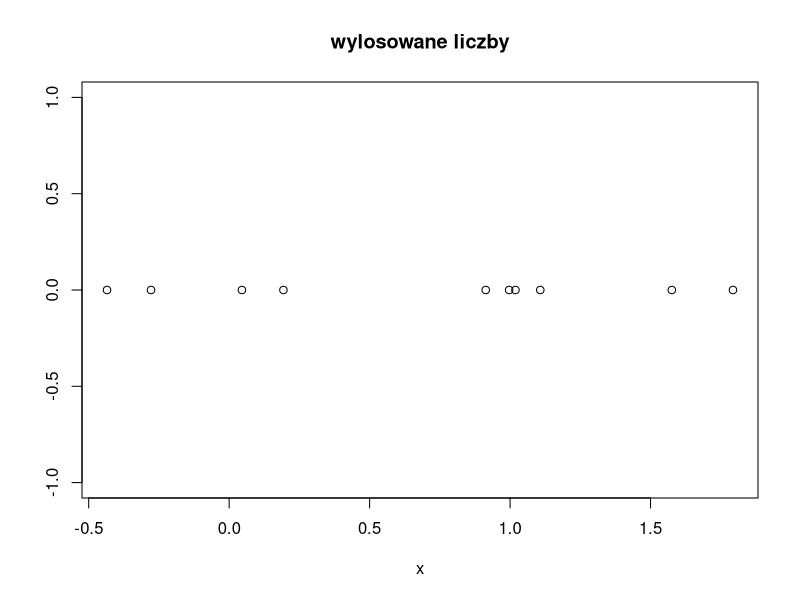

R code for this plot:
## ---- chunk 1
n<-10
## ---- chunk 2
set.seed(23)
x<-rnorm(n)
mean(x)
## ---- chunk 3
plot(x, rep(0,n), main="wylosowane liczby", ylab="")
